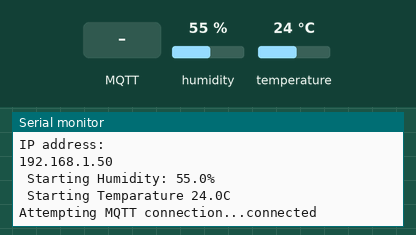
Recording of a sketch running on a simulated ESP8266 (NodeMCU). On the bench: the last lines printed to the serial monitor. The inputs (shaded band) are chosen by the test bench; at power-on: humidity 55 %, temperature 24 °C. WiFi joins after 1.5 s; servers stay silent unless stated; random numbers use the default seed unless the sketch sets one; no MQTT or app messages arrive unless stated.

Above: at 2.8 s.
2.9 s: MQTT message "0" arrives on the first subscribed topic
At 3.8 s:
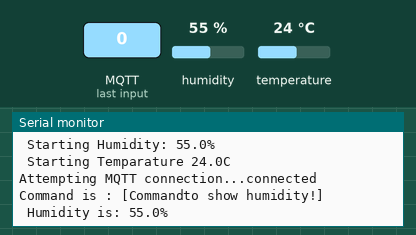
4.4 s: MQTT message "1" arrives on the first subscribed topic
At 5.6 s:
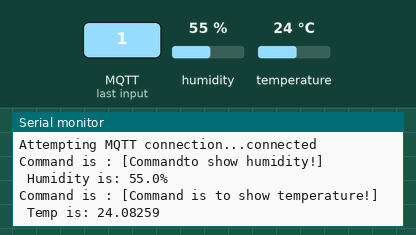
5.9 s: MQTT message "5" arrives on the first subscribed topic
At 6.02 s:
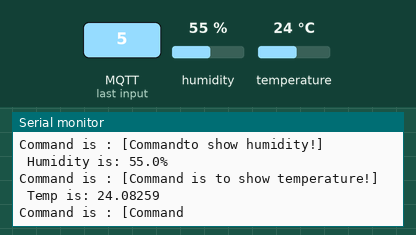
7.5 s: humidity set to 22 %
At 8.0 s:
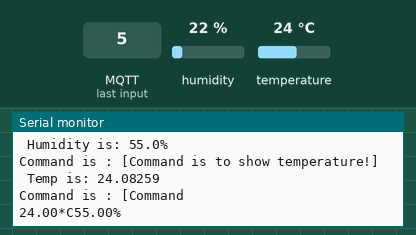
9.0 s: temperature set to 12 °C
10.5 s: humidity set to 40 %
At 12.8 s:
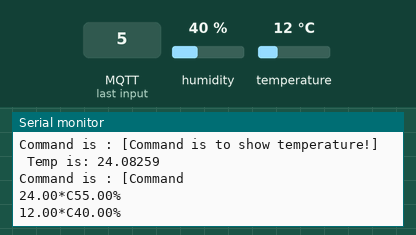

The sketch:

MQTT_DHT.ino
```cpp
#include <dht.h>

#include <ESP8266WiFi.h>

#include <PubSubClient.h>

//#include "DHT.h"


// Define NodeMCU D3 pin to as temperature data pin of  DHT11
#define DHT11_PIN D3
#define DHTTYPE DHT11

dht DHT;
//DHT DHT(DHT11_PIN, DHTTYPE);


// Update these with values suitable for your network.
const char* ssid = "NIELIT_LAB3";
const char* password = "NIELIT@54321";
const char* mqtt_server = "broker.mqtt-dashboard.com";
//const char* mqtt_server = "iot.eclipse.org";

WiFiClient espClient;
PubSubClient client(espClient);
long lastMsg = 0;
char msg[50];
int value = 0;

void setup_wifi() {
   delay(100);
  // We start by connecting to a WiFi network
    Serial.print("Connecting to ");
    Serial.println(ssid);
    WiFi.begin(ssid, password);
    while (WiFi.status() != WL_CONNECTED)
    {
      delay(500);
      Serial.print(".");
    }
  randomSeed(micros());
  Serial.println("");
  Serial.println("WiFi connected");
  Serial.println("IP address: ");
  Serial.println(WiFi.localIP());
}

void callback(char* topic, byte* payload, unsigned int length)
{
  Serial.print("Command is : [");
  Serial.print(topic);
  int p =(char)payload[0]-'0';
  int chk = DHT.read11(DHT11_PIN);
  // if MQTT comes a 0 message, show humidity
  if(p==0)
  {
    Serial.println("to show humidity!]");
    Serial.print(" Humidity is: " );
    Serial.print(DHT.humidity, 1);
    Serial.println('%');
  }
  // if MQTT comes a 1 message, show temperature
  if(p==1)
  {
  // digitalWrite(BUILTIN_LED, HIGH);
    Serial.println(" is to show temperature!] ");
  int chk = DHT.read11(DHT11_PIN);
   Serial.print(" Temp is: " );
   Serial.print(DHT.temperature, 1);
   Serial.println(' C');
  }
  Serial.println();
} //end callback

void reconnect() {
  // Loop until we're reconnected
  while (!client.connected())
  {
    Serial.print("Attempting MQTT connection...");
    // Create a random client ID
    String clientId = "ESP8266Client-";
    clientId += String(random(0xffff), HEX);
    // Attempt to connect
    //if you MQTT broker has clientID,username and password
    //please change following line to    if (client.connect(clientId,userName,passWord))
    if (client.connect(clientId.c_str()))
    {
      Serial.println("connected");
     //once connected to MQTT broker, subscribe command if any
      client.subscribe("Command");
    } else {
      Serial.print("failed, rc=");
      Serial.print(client.state());
      Serial.println(" try again in 5 seconds");
      // Wait 6 seconds before retrying
      delay(6000);
    }
  }
} //end reconnect()

void setup() {
  Serial.begin(115200);
  setup_wifi();
  client.setServer(mqtt_server, 1883);
  client.setCallback(callback);
  int chk = DHT.read11(DHT11_PIN);
  Serial.print(" Starting Humidity: " );
  Serial.print(DHT.humidity, 1);
  Serial.println('%');
  Serial.print(" Starting Temparature ");
  Serial.print(DHT.temperature, 1);
  Serial.println('C');
}

void loop() {
  if (!client.connected()) {
    reconnect();
  }
  client.loop();
  long now = millis();
  // read DHT11 sensor every 6 seconds
  if (now - lastMsg > 6000) {
     lastMsg = now;
     int chk = DHT.read11(DHT11_PIN);
     String msg="";
     msg= msg+ DHT.temperature;  //msg="Temperature is 27"
     msg = msg+"*C" ; //msg="Temperature is 27*C"
     msg=msg+DHT.humidity ;
     msg=msg+"%";
     char message[58];
     msg.toCharArray(message,58);
     Serial.println(message);
     //publish sensor data to MQTT broker
    client.publish("Data", message);
  }
}
```

Measured:
- after the input at 2.9 s, the serial monitor: prints a new line at once (image 1)
- after the input at 4.4 s, the serial monitor: prints a new line at once (image 2)
- after the input at 5.9 s, the serial monitor: prints a new line at once (image 3)
- after the input at 10.5 s, the serial monitor: prints a new line after 1.5 s (image 5)
